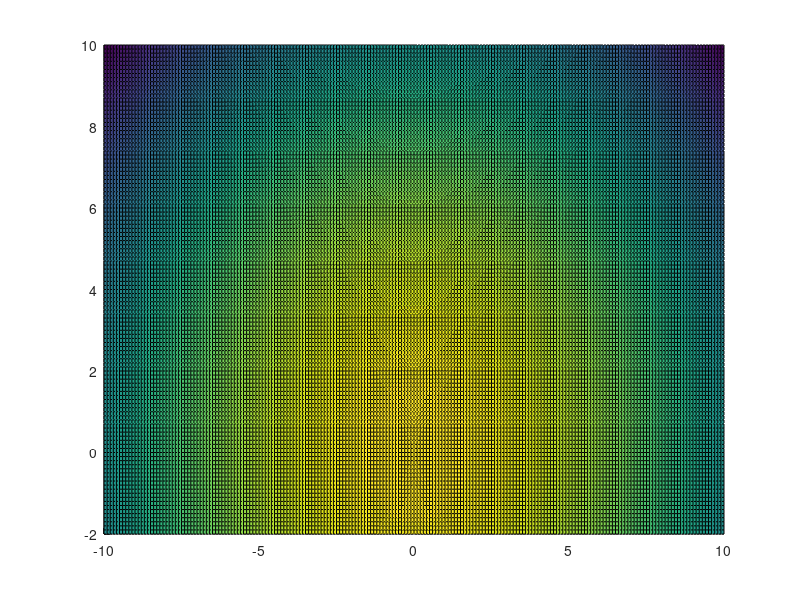

This chart was generated by the following MATLAB code:
clear
clc
close all
figure;
hold on;
grid on;

a=10;
b=10;
c=-20;

x=[-10:0.1:10];
y=[-2:0.1:10];
[X,Y]=meshgrid(x,y);
Z=(a*X.^2+b*Y.^2)/c;
surf(X,Y,Z)
